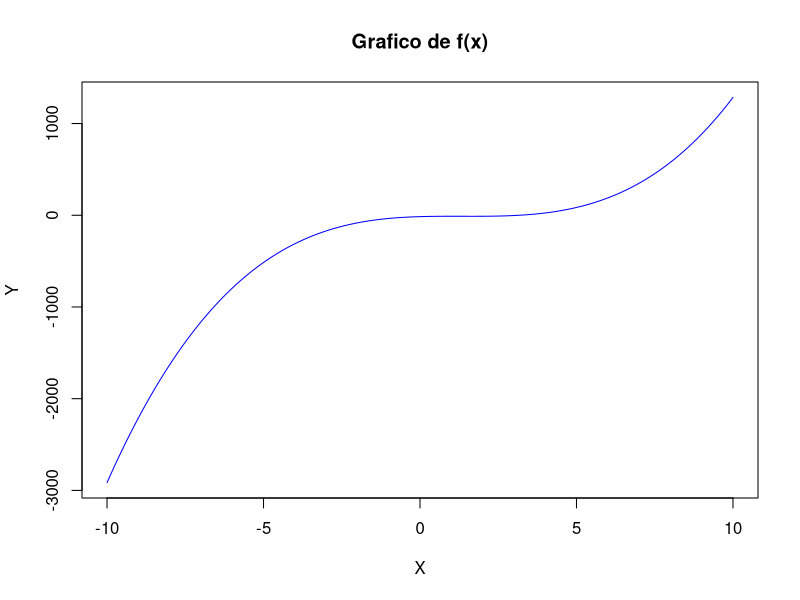

This chart was generated by the following R code:
#OmarSilva_A2
#Metodo de Newton-Raphson
# Valor inicial de x0 (valor supuesto) 

x0=5 

# Valor de precision (delta) 

delt=0.000001

#Numero de iteraciones 

n=15 

# Escritura de la funcion (cambiar por los valores deseados) 

f=function(x) 2*x**3 - 8*x**2 + 10*x - 15 

plot(f,-10, 10, 
     
     lwd = 1, 
     
     main = "Grafico de f(x)", 
     
     col = "blue", 
     
     xlab = "X", 
     
     ylab = "Y", 
     
     axes = TRUE, 
     
     n = 1000 
     ) 

# Derivada de la funcion (calcular la derivada de la funcion anterior) 

df=function(x) 6*x**2 - 16*x + 10

# Ciclo de iteraciones y resultados 

for (i in 1:n) { 
  
  x1= x0 - f(x0)/df(x0) 
  
  print(c(i, x0, x1)); error= abs(x1-x0) 
  
  if (error<delt) { 
    
    cat("La solucion converge en ", i, "iteraciones. Raiz = ", x1); 
    
    break()
    } 
  
  x0= x1 
  
  if(i==n){ 
    print("Maximo numero de iteraciones alcanzado"); 
    
    break() 
    } 
  
}